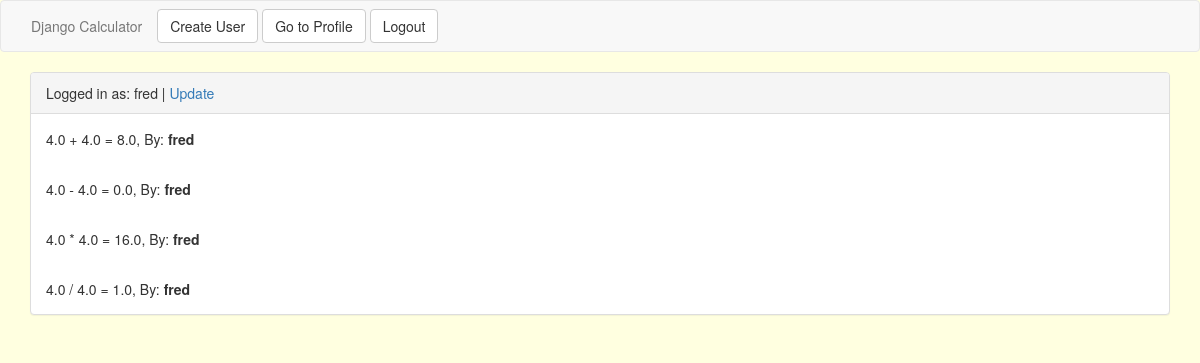
/accounts/profile/2/ (signed in), run on the app's committed database.
### calculator_app/models.py (models this page shows)
class Profile(models.Model):
    user = models.OneToOneField('auth.User')
    user_type = models.CharField(max_length=1, choices=USER_TYPE)
    @property
    def is_owner(self):
        return self.user_type == 'o'

class Operation(models.Model):
    user = models.ForeignKey('auth.User')
    created = models.DateTimeField(auto_now_add=True)
    num1 = models.FloatField()
    num2 = models.FloatField()
    sign = models.CharField(max_length=1, choices=SIGN)
    @property
    def calculate(self):
        sign, num1, num2 = [self.sign, self.num1, self.num2]
        if sign == '+':
            return num1 + num2
        elif sign == '-':
            return num1 - num2
        elif sign == '*':
            return num1 * num2
        else:
            if num2 != 0:
                return num1 / num2
            else:
                return "Can't do that."

### calculator_app/views.py (the view)
# urls.py: url(r'^accounts/profile/(?P<pk>\d+)/$', ProfileDetailView.as_view(), name='profile_detail_view'),
class ProfileDetailView(DetailView):
    model = Profile
    def get_context_data(self, **kwargs):
        context = super().get_context_data(**kwargs)
        context["operation_list"] = Operation.objects.all()
        return context
    def get_queryset(self):
        if  self.request.user.profile.is_owner:
            return Profile.objects.all()
        return Profile.objects.filter(user=self.request.user)

### templates/calculator_app/profile_detail.html
{% extends 'base.html' %}
{% block content %}
<div class="panel panel-default">
  <div class="panel-heading">Logged in as: {{ object.user }} | <a href="{% url 'profile_update_view' object.id %}">Update</a></div>
    {% for operation in operation_list %}
      {% if request.user == operation.user or request.user.profile.is_owner %}
        <div class="panel-body">
          <div>
            {{ operation.num1 }} {{ operation.sign }} {{ operation.num2 }} = {{ operation.calculate }}, By: <b>{{ operation.user }}</b>
          </div>
        </div>
        {% endif %}
    {% endfor %}
</div>
{% endblock %}

### templates/base.html (shortened to what this page needs)
{% load staticfiles %}
<!DOCTYPE html>
<html>
  <head>
    <link rel="stylesheet" href="{% static 'css/bootstrap.css' %}" media="screen" title="no title">
  </head>
  <body>
    <nav class="navbar navbar-default">
      <div class="container-fluid">
        <div class="navbar-header">
          <p class="navbar-text">Django Calculator</p>
          <a href="{% url 'user_create_view' %}">
            <button type="button" class="btn btn-default navbar-btn">Create User</button>
          </a>
          {% if not request.user.is_authenticated %}
          <a href="{% url 'login' %}">
            <button type="button" class="btn btn-default navbar-btn">Login</button>
          </a>
            {% else %}
          <a href="{% url 'profile_detail_view' user.id %}">
            <button type="button" class="btn btn-default navbar-btn">Go to Profile</button>
          </a>
          <a href="{% url 'logout' %}?next={% url 'calculator_view' %}">
            <button type="button" class="btn btn-default navbar-btn">Logout</button>
          </a>
          {% endif %}
        </div>
      </div>
    </nav>
    <div class="container">
      {% block content %}
      {% endblock %}
    </div>
  </body>
</html>

### templates/base.html (style rules this page uses)
body { background-color: lightyellow; }

### data on the page
Profile: user "fred"
Operation: num1 "4.0", sign "+", num2 "4.0", calculate "8.0", user "fred"
Operation: num1 "4.0", sign "-", num2 "4.0", calculate "0.0", user "fred"
Operation: num1 "4.0", sign "*", num2 "4.0", calculate "16.0", user "fred"
Operation: num1 "4.0", sign "/", num2 "4.0", calculate "1.0", user "fred"
